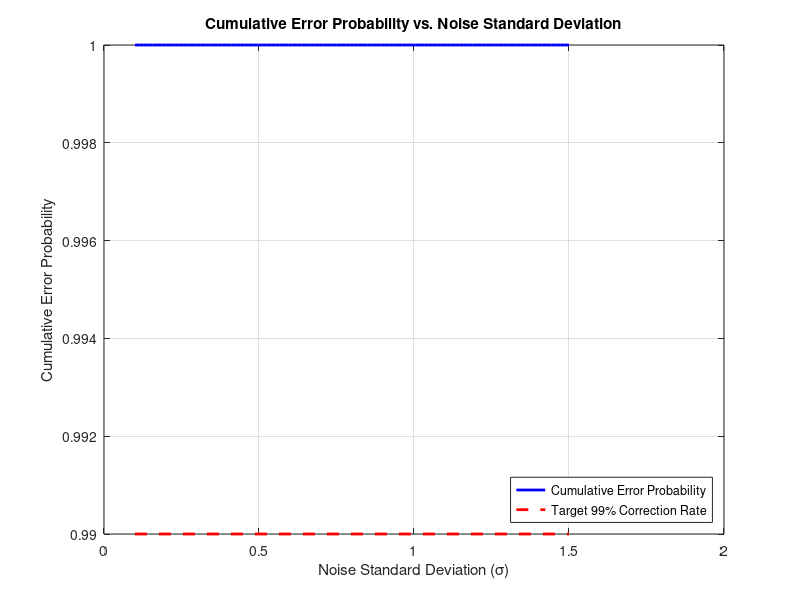

This chart was generated by the following MATLAB code:
% Define the target correction rate
target_correction_rate = 0.99;

% Define a range of sigma values to evaluate
sigma_values = linspace(0.1, 1.5, 100);

% Preallocate the probabilities array
probabilities = zeros(size(sigma_values));

% Loop over each sigma value to calculate the cumulative error probability
for i = 1:length(sigma_values)
    sigma = sigma_values(i);
    P_error = 0.5 * (erfc(-0.5 / (sigma * sqrt(2))) - erfc((0.5 - 1) / (sigma * sqrt(2))));
    probabilities(i) = sum(binopdf(0:2, 10, P_error));
end

% Plot the probabilities against sigma values
figure;
plot(sigma_values, probabilities, 'b-', 'LineWidth', 2);
hold on;
line([min(sigma_values), max(sigma_values)], [target_correction_rate, target_correction_rate], ...
     'Color', 'red', 'LineStyle', '--', 'LineWidth', 2);
title('Cumulative Error Probability vs. Noise Standard Deviation');
xlabel('Noise Standard Deviation (\sigma)');
ylabel('Cumulative Error Probability');
legend('Cumulative Error Probability', 'Target 99% Correction Rate', 'Location', 'SouthEast');
grid on;
